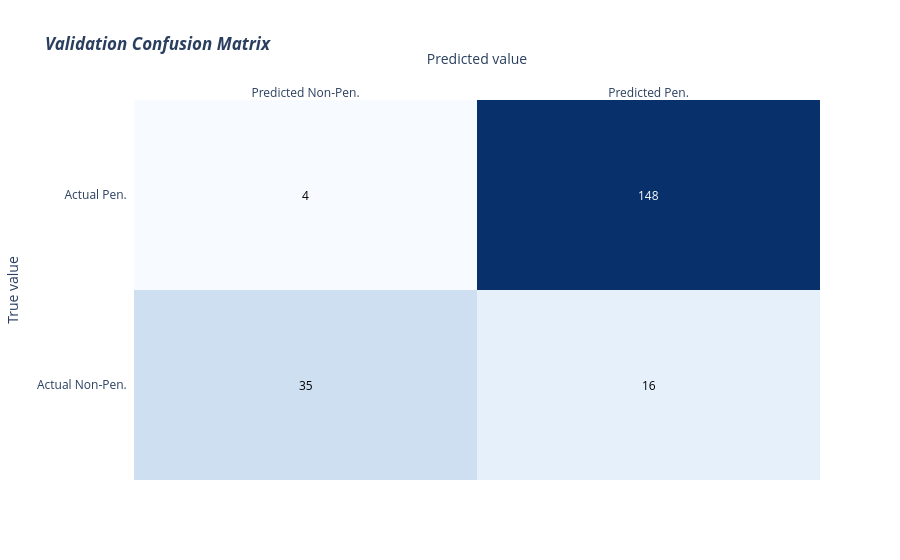

Notebook code cell kept with this figure:
### Code cell
# Cell: Random Forest Hyperparameter Tuning, Training and Validation

from sklearn.model_selection import GridSearchCV

# Define hyperparameter search space
param_grid = {
    'n_estimators': [100, 200, 500],
    'max_depth': [None, 10, 20, 30],
    'min_samples_split': [2, 5, 10],
    'min_samples_leaf': [1, 2, 4]
}

# Initialize base Random Forest with balanced class weights
rf = RandomForestClassifier(random_state=42, class_weight='balanced')

# Grid Search with 5-fold CV optimizing ROC AUC
grid_search = GridSearchCV(
    estimator=rf,
    param_grid=param_grid,
    scoring='roc_auc',
    cv=5,
    n_jobs=-1,
    verbose=1
)

print("Starting hyperparameter tuning (Grid Search)...")
grid_search.fit(X_train_scaled, y_train)
print("Grid Search complete.")
print(f"Best parameters: {grid_search.best_params_}")
print(f"Best CV ROC AUC: {grid_search.best_score_:.4f}")

# Retrieve the best estimator
rf_model = grid_search.best_estimator_

# --- Evaluate on Validation Set ---
print("\nEvaluating best model on Validation Set...")
y_valid_pred = rf_model.predict(X_valid_scaled)
y_valid_proba = rf_model.predict_proba(X_valid_scaled)[:, 1]

# Compute metrics
accuracy = accuracy_score(y_valid, y_valid_pred)
roc_auc = roc_auc_score(y_valid, y_valid_proba)
report = classification_report(
    y_valid, y_valid_pred,
    target_names=['Non-penetrating (0)', 'Penetrating (1)']
)
conf_matrix = confusion_matrix(y_valid, y_valid_pred)



print(f"Validation Accuracy: {accuracy:.4f}")
print(f"Validation ROC AUC: {roc_auc:.4f}")
print("\nValidation Classification Report:")
print(report)

# Plot Confusion Matrix
labels = ['Non-Pen.', 'Pen.']
z = conf_matrix
z_text = [[str(v) for v in row] for row in z]
fig_cm = ff.create_annotated_heatmap(
    z,
    x=[f"Predicted {l}" for l in labels],
    y=[f"Actual {l}" for l in labels],
    annotation_text=z_text,
    colorscale='Blues'
)
fig_cm.update_layout(
    title_text='<i><b>Validation Confusion Matrix</b></i>',
    xaxis=dict(title='Predicted value'),
    yaxis=dict(title='True value')
)
fig_cm.show()

# --- Feature Importances ---
importances = rf_model.feature_importances_
feature_importance_df = pd.DataFrame({
    'Feature': feature_columns,
    'Importance': importances
}).sort_values(by='Importance', ascending=False)

print("\nFeature Importances (Validation Set):")
print(feature_importance_df)

fig_imp = px.bar(
    feature_importance_df,
    x='Importance', y='Feature',
    orientation='h',
    title="Random Forest Feature Importances",
    labels={
        'Importance': 'Mean Decrease in Impurity',
        'Feature': 'Physicochemical Feature'
    },
    template="plotly_white"
)
fig_imp.update_layout(yaxis={'categoryorder': 'total ascending'})
fig_imp.show()
model_valid_AUROC_df = pd.DataFrame({
    'Model Name': ['RF Features'],
    'AUROC': [roc_auc]
})
model_valid_AUROC_df

### Figure 1 — Plotly figure (JSON) as saved in the notebook; plotly's stock layout.template omitted (floating-point values rounded to 4 significant figures)
{"data": [{"colorscale": [[0, "rgb(247,251,255)"], [0.125, "rgb(222,235,247)"], [0.25, "rgb(198,219,239)"], [0.375, "rgb(158,202,225)"], [0.5, "rgb(107,174,214)"], [0.625, "rgb(66,146,198)"], [0.75, "rgb(33,113,181)"], [0.875, "rgb(8,81,156)"], [1, "rgb(8,48,107)"]], "reversescale": false, "showscale": false, "type": "heatmap", "x": ["Predicted Non-Pen.", "Predicted Pen."], "y": ["Actual Non-Pen.", "Actual Pen."], "z": [[35, 16], [4, 148]]}], "layout": {"annotations": [{"font": {"color": "#000000"}, "showarrow": false, "text": "35", "x": "Predicted Non-Pen.", "xref": "x", "y": "Actual Non-Pen.", "yref": "y"}, {"font": {"color": "#000000"}, "showarrow": false, "text": "16", "x": "Predicted Pen.", "xref": "x", "y": "Actual Non-Pen.", "yref": "y"}, {"font": {"color": "#000000"}, "showarrow": false, "text": "4", "x": "Predicted Non-Pen.", "xref": "x", "y": "Actual Pen.", "yref": "y"}, {"font": {"color": "#FFFFFF"}, "showarrow": false, "text": "148", "x": "Predicted Pen.", "xref": "x", "y": "Actual Pen.", "yref": "y"}], "title": {"text": "<i><b>Validation Confusion Matrix</b></i>"}, "xaxis": {"dtick": 1, "gridcolor": "rgb(0, 0, 0)", "side": "top", "ticks": "", "title": {"text": "Predicted value"}}, "yaxis": {"dtick": 1, "ticks": "", "ticksuffix": "  ", "title": {"text": "True value"}}}}
